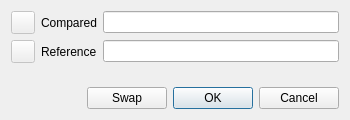
<?xml version="1.0" encoding="UTF-8"?>
<ui version="4.0">
 <class>RoleChoiceDialog</class>
 <widget class="QDialog" name="RoleChoiceDialog">
  <property name="geometry">
   <rect>
    <x>0</x>
    <y>0</y>
    <width>350</width>
    <height>120</height>
   </rect>
  </property>
  <property name="windowTitle">
   <string>Choose role</string>
  </property>
  <layout class="QVBoxLayout" name="verticalLayout">
   <item>
    <layout class="QGridLayout" name="gridLayout">
     <item row="0" column="0">
      <widget class="QToolButton" name="firstColorButton">
       <property name="enabled">
        <bool>false</bool>
       </property>
      </widget>
     </item>
     <item row="0" column="1">
      <widget class="QLabel" name="firstlabel">
       <property name="text">
        <string>Compared</string>
       </property>
      </widget>
     </item>
     <item row="0" column="2">
      <widget class="QLineEdit" name="firstLineEdit">
       <property name="readOnly">
        <bool>true</bool>
       </property>
      </widget>
     </item>
     <item row="1" column="0">
      <widget class="QToolButton" name="secondColorButton">
       <property name="enabled">
        <bool>false</bool>
       </property>
      </widget>
     </item>
     <item row="1" column="1">
      <widget class="QLabel" name="secondlabel">
       <property name="text">
        <string>Reference</string>
       </property>
      </widget>
     </item>
     <item row="1" column="2">
      <widget class="QLineEdit" name="secondLineEdit">
       <property name="readOnly">
        <bool>true</bool>
       </property>
      </widget>
     </item>
    </layout>
   </item>
   <item>
    <spacer name="verticalSpacer">
     <property name="orientation">
      <enum>Qt::Vertical</enum>
     </property>
     <property name="sizeHint" stdset="0">
      <size>
       <width>20</width>
       <height>40</height>
      </size>
     </property>
    </spacer>
   </item>
   <item>
    <layout class="QHBoxLayout">
     <item>
      <spacer>
       <property name="orientation">
        <enum>Qt::Horizontal</enum>
       </property>
       <property name="sizeHint" stdset="0">
        <size>
         <width>40</width>
         <height>20</height>
        </size>
       </property>
      </spacer>
     </item>
     <item>
      <widget class="QPushButton" name="swapButton">
       <property name="text">
        <string>Swap</string>
       </property>
      </widget>
     </item>
     <item>
      <widget class="QDialogButtonBox" name="buttonBox">
       <property name="orientation">
        <enum>Qt::Horizontal</enum>
       </property>
       <property name="standardButtons">
        <set>QDialogButtonBox::Cancel|QDialogButtonBox::Ok</set>
       </property>
      </widget>
     </item>
    </layout>
   </item>
  </layout>
 </widget>
 <resources/>
 <connections>
  <connection>
   <sender>buttonBox</sender>
   <signal>accepted()</signal>
   <receiver>RoleChoiceDialog</receiver>
   <slot>accept()</slot>
   <hints>
    <hint type="sourcelabel">
     <x>248</x>
     <y>254</y>
    </hint>
    <hint type="destinationlabel">
     <x>157</x>
     <y>274</y>
    </hint>
   </hints>
  </connection>
  <connection>
   <sender>buttonBox</sender>
   <signal>rejected()</signal>
   <receiver>RoleChoiceDialog</receiver>
   <slot>reject()</slot>
   <hints>
    <hint type="sourcelabel">
     <x>316</x>
     <y>260</y>
    </hint>
    <hint type="destinationlabel">
     <x>286</x>
     <y>274</y>
    </hint>
   </hints>
  </connection>
 </connections>
</ui>
